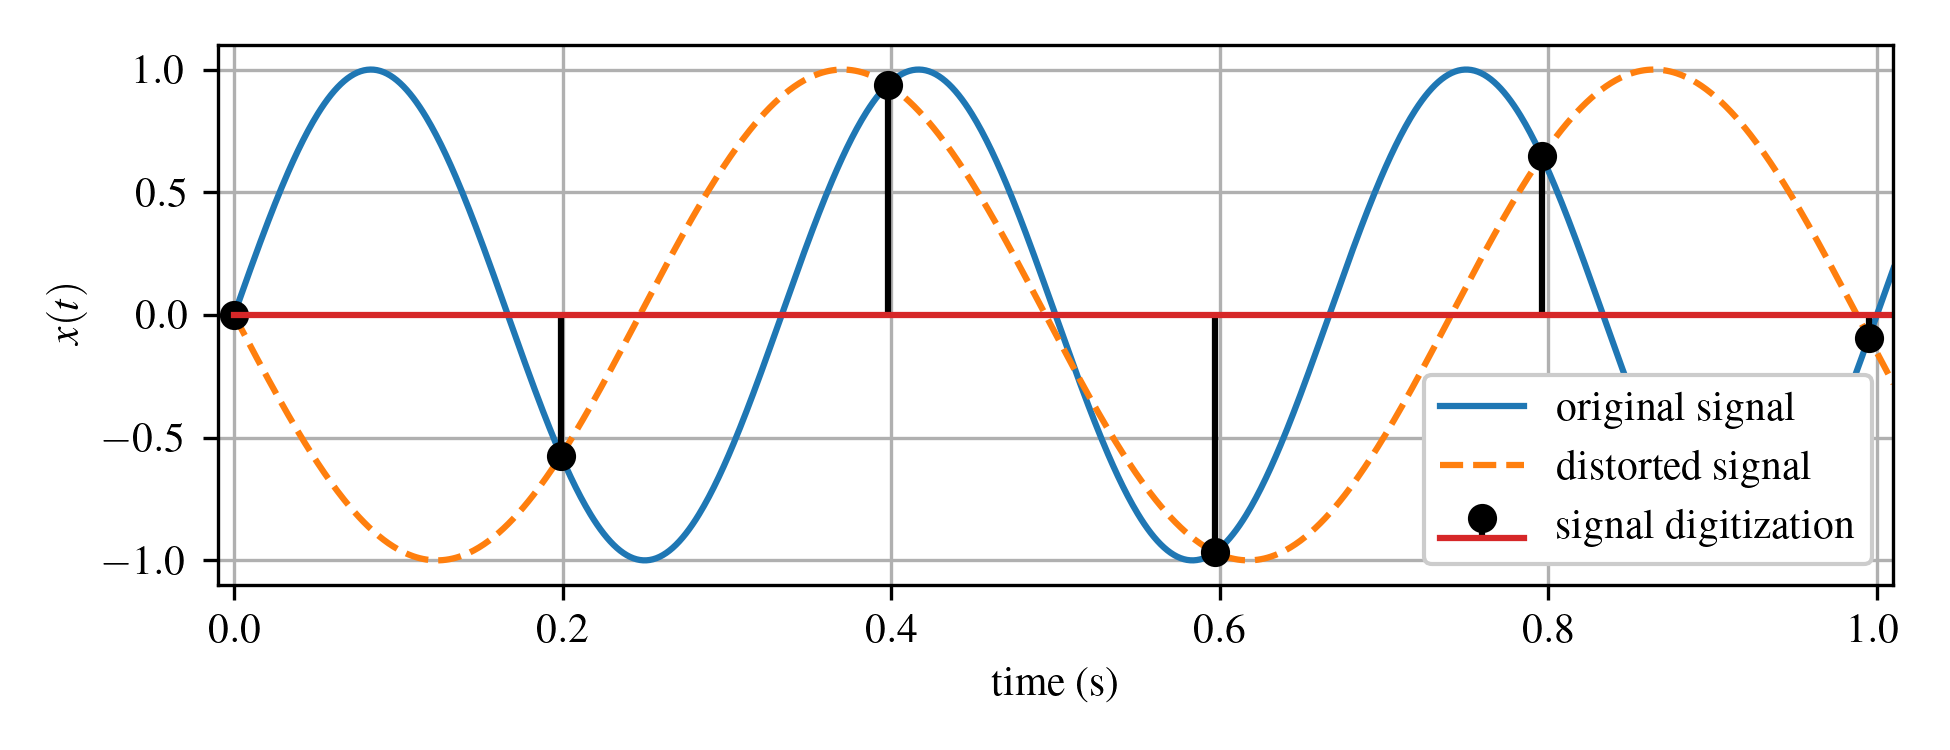

This chart was generated by the following Python code:
# -*- coding: utf-8 -*-
"""
Spyder Editor

This is a temporary script file.
"""

#%% import modules
import IPython as IP
IP.get_ipython().magic('reset -sf')
import matplotlib.pyplot as plt
import matplotlib as mpl
from mpl_toolkits.mplot3d import Axes3D
import os as os
import numpy as np
import scipy as sp
from scipy.interpolate import griddata
from matplotlib import cm
import time
import subprocess
import pickle
import scipy.io as sio
import sympy as sym
from matplotlib import cm
import re as re
from scipy import signal
from scipy import fft
import json as json
from mpl_toolkits import mplot3d
import mpl_toolkits.mplot3d as mp3d


# set default fonts and plot colors
plt.rcParams.update({'text.usetex': True})
plt.rcParams.update({'image.cmap': 'viridis'})
plt.rcParams.update({'font.serif':['Times New Roman', 'Times', 'DejaVu Serif',
 'Bitstream Vera Serif', 'Computer Modern Roman', 'New Century Schoolbook',
 'Century Schoolbook L',  'Utopia', 'ITC Bookman', 'Bookman', 
 'Nimbus Roman No9 L', 'Palatino', 'Charter', 'serif']})
plt.rcParams.update({'font.family':'serif'})
plt.rcParams.update({'font.size': 10})
plt.rcParams.update({'mathtext.rm': 'serif'})
plt.rcParams.update({'mathtext.fontset': 'custom'}) # I don't think I need this as its set to 'stixsans' above.

cc = plt.rcParams['axes.prop_cycle'].by_key()['color']


plt.close('all')

import numpy, scipy.optimize

def fit_sin(tt, yy):
    '''Fit sin to the input time sequence, and return fitting parameters "amp", "omega", "phase", "offset", "freq", "period" and "fitfunc"'''
    tt = numpy.array(tt)
    yy = numpy.array(yy)
    ff = numpy.fft.fftfreq(len(tt), (tt[1]-tt[0]))   # assume uniform spacing
    Fyy = abs(numpy.fft.fft(yy))
    guess_freq = abs(ff[numpy.argmax(Fyy[1:])+1])   # excluding the zero frequency "peak", which is related to offset
    guess_amp = numpy.std(yy) * 2.**0.5
    guess_offset = numpy.mean(yy)
    guess = numpy.array([guess_amp, 2.*numpy.pi*guess_freq, 0., guess_offset])

    def sinfunc(t, A, w, p, c):  return A * numpy.sin(w*t + p) + c
    popt, pcov = scipy.optimize.curve_fit(sinfunc, tt, yy, p0=guess)
    A, w, p, c = popt
    f = w/(2.*numpy.pi)
    fitfunc = lambda t: A * numpy.sin(w*t + p) + c
    return {"amp": A, "omega": w, "phase": p, "offset": c, "freq": f, "period": 1./f, "fitfunc": fitfunc, "maxcov": numpy.max(pcov), "rawres": (guess,popt,pcov)}




#%% Plot the figure

tt = np.linspace(0,10,10000)   
N = tt.shape[0]
T = tt[1]-tt[0]
Fs = 1/T

DAQ_sample_rate = 5
subsample = np.arange(0,N,int(Fs/DAQ_sample_rate))

omega_1 = 3*np.pi*2
signal_1 = np.sin(omega_1*tt)
omega_2 = omega_1 - (np.pi*2)
A = fit_sin(tt[subsample],signal_1[subsample])
signal_2 = A['amp']*np.sin(A['omega']*tt+A['phase'])









# N = tt.shape[0]
# T = tt[1]-tt[0]
# Fs = 1/T
# xf = sp.fft.fftfreq(N, T)[:N//2]

# signal_2 = 3*np.sin(2*tt) + 1.5*np.sin(4*2*tt) + 1*np.sin(15*tt) #+ 1.5*np.sin(20*tt) #+ 1*np.sin(50*tt)

# fft_signal_1 = 2.0/N * np.abs(sp.fft.fft(signal_1)[0:N//2])
# fft_signal_2 = 2.0/N * np.abs(sp.fft.fft(signal_2)[0:N//2])

# DAQ_sample_rate = 5

# subsample = np.arange(0,100000,int(Fs/DAQ_sample_rate))



plt.figure(figsize=(6.5,3))
plt.plot(tt,signal_1,label='original signal')
plt.plot(tt,signal_2,'--',label='reconstructed signal')
markerline, stemline, baseline, = plt.stem(tt[subsample],signal_2[subsample],'ko',markerfmt='ko', label='signal digitization')
plt.setp(stemline, linewidth = 1.5)
plt.setp(markerline, markersize = 6)
plt.xlim([0,1])
plt.grid(True)
plt.ylabel('$x(t)$')
plt.xlabel('time (s)')
plt.legend(framealpha=1,loc=4)
plt.tight_layout()


plt.savefig('aliasing',dpi=500)


















